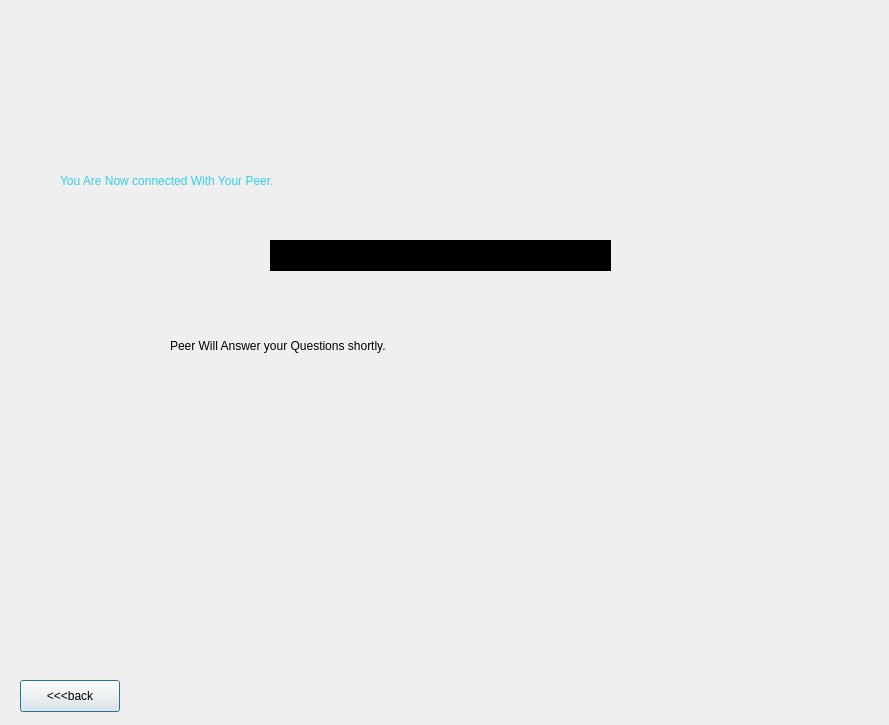
<?xml version="1.0" encoding="UTF-8"?>
<ui version="4.0">
 <class>peer</class>
 <widget class="QDialog" name="peer">
  <property name="geometry">
   <rect>
    <x>0</x>
    <y>0</y>
    <width>889</width>
    <height>725</height>
   </rect>
  </property>
  <property name="windowTitle">
   <string>Dialog</string>
  </property>
  <widget class="QLabel" name="label_showmsg">
   <property name="geometry">
    <rect>
     <x>270</x>
     <y>240</y>
     <width>341</width>
     <height>31</height>
    </rect>
   </property>
   <property name="styleSheet">
    <string notr="true">background-color: rgb(0, 0, 0);</string>
   </property>
   <property name="text">
    <string/>
   </property>
  </widget>
  <widget class="QLabel" name="label">
   <property name="geometry">
    <rect>
     <x>60</x>
     <y>150</y>
     <width>721</width>
     <height>61</height>
    </rect>
   </property>
   <property name="styleSheet">
    <string notr="true">color: rgb(49, 208, 231);
font: 700 36pt &quot;American Typewriter&quot;;
</string>
   </property>
   <property name="text">
    <string>You Are Now connected With Your Peer.</string>
   </property>
  </widget>
  <widget class="QLabel" name="label_2">
   <property name="geometry">
    <rect>
     <x>170</x>
     <y>300</y>
     <width>501</width>
     <height>91</height>
    </rect>
   </property>
   <property name="styleSheet">
    <string notr="true">
color: rgb(0, 0, 0);
font: 700 24pt &quot;American Typewriter&quot;;</string>
   </property>
   <property name="text">
    <string>Peer Will Answer your Questions shortly.</string>
   </property>
  </widget>
  <widget class="QLabel" name="label_pbackground">
   <property name="geometry">
    <rect>
     <x>0</x>
     <y>0</y>
     <width>891</width>
     <height>721</height>
    </rect>
   </property>
   <property name="text">
    <string/>
   </property>
  </widget>
  <widget class="QPushButton" name="pushButton_Pback">
   <property name="geometry">
    <rect>
     <x>20</x>
     <y>680</y>
     <width>100</width>
     <height>32</height>
    </rect>
   </property>
   <property name="text">
    <string>&lt;&lt;&lt;back</string>
   </property>
  </widget>
  <zorder>label_pbackground</zorder>
  <zorder>label_showmsg</zorder>
  <zorder>label</zorder>
  <zorder>label_2</zorder>
  <zorder>pushButton_Pback</zorder>
 </widget>
 <resources/>
 <connections/>
</ui>
